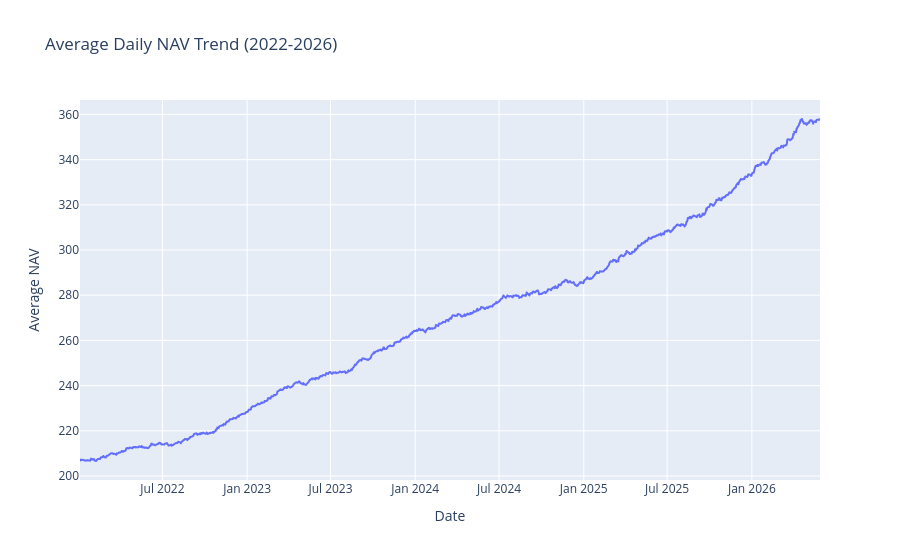

This figure's notebook cell:
### Code cell
fig = px.line(
    daily_nav,
    x="full_date",
    y="nav",
    title="Average Daily NAV Trend (2022-2026)",
    labels={
        "full_date": "Date",
        "nav": "Average NAV"
    }
)

fig.show()

### Figure 1 — Plotly figure (JSON) as saved in the notebook; plotly's stock layout.template omitted (floating-point values rounded to 4 significant figures; data arrays with more than 128 entries replaced by an {"elided": "..."} marker saying what was removed)
{"data": [{"hovertemplate": "Date=%{x}<br>Average NAV=%{y}<extra></extra>", "legendgroup": "", "line": {"color": "#636efa", "dash": "solid"}, "marker": {"symbol": "circle"}, "mode": "lines", "name": "", "showlegend": false, "type": "scattergl", "x": {"elided": "1150 str values"}, "xaxis": "x", "y": {"elided": "1150 float values"}, "yaxis": "y"}], "layout": {"legend": {"tracegroupgap": 0}, "title": {"text": "Average Daily NAV Trend (2022-2026)"}, "xaxis": {"anchor": "y", "domain": [0, 1], "title": {"text": "Date"}}, "yaxis": {"anchor": "x", "domain": [0, 1], "title": {"text": "Average NAV"}}}}
